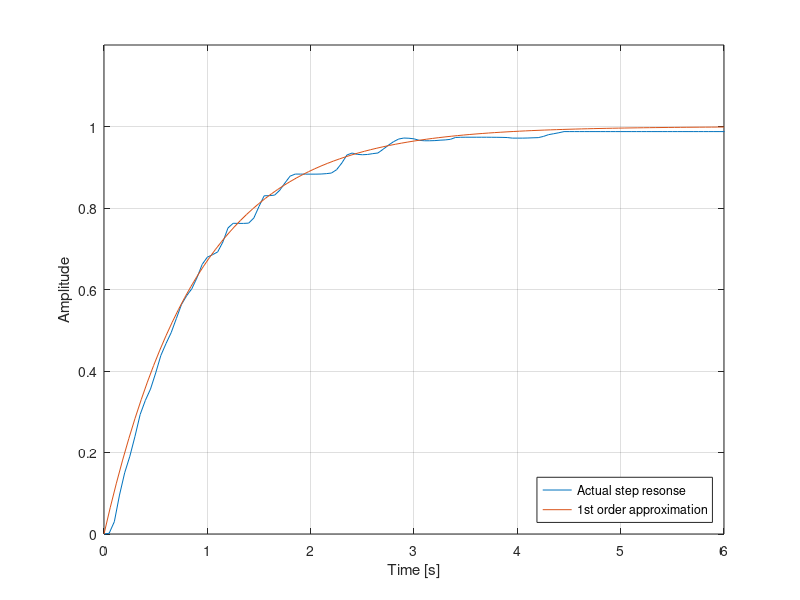
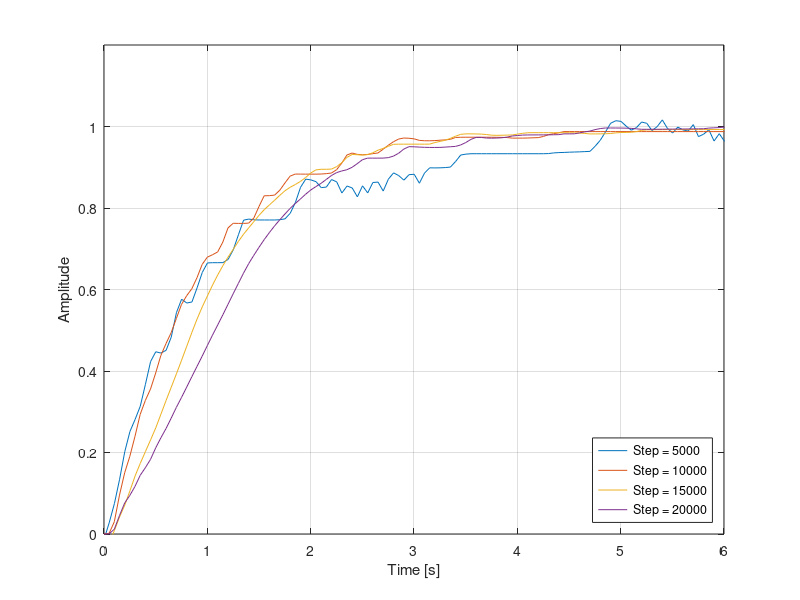

Here is the MATLAB script that generated these plots, in order:
clear
clc

k =1;
%A1 tau = 0.951
%A2 tau = 0.9
%A3 tau = 1.101
%A4 tau = 1.35
tau= 0.9;
s = tf('s');
G = k/(tau*s+1)
[B, t] = step(G);

A1=load('step5000.txt');
A2=load('step10000.txt');
A3=load('step15000.txt');
A4=load('step20000.txt');

figure(1)
plot((A2(:,2)-A2(1,2))/1000,A2(:,1)/10000)
hold on
plot(t,B)
xlabel('Time [s]') 
ylabel('Amplitude') 
grid on
xlim([0 6])
ylim([0 1.2])
legend({'Actual step resonse','1st order approximation'},'Location','southeast')
hold off

%%
figure(2)
plot((A1(:,2)-A1(1,2))/1000,A1(:,1)/5000)
hold on
plot((A2(:,2)-A2(1,2))/1000,A2(:,1)/10000)
plot((A3(:,2)-A3(1,2))/1000,A3(:,1)/15000)
plot((A4(:,2)-A4(1,2))/1000,A4(:,1)/20000)
xlabel('Time [s]') 
ylabel('Amplitude') 
grid on
xlim([0 6])
ylim([0 1.2])
legend({'Step = 5000','Step = 10000', 'Step = 15000', 'Step = 20000'},'Location','southeast')
hold off